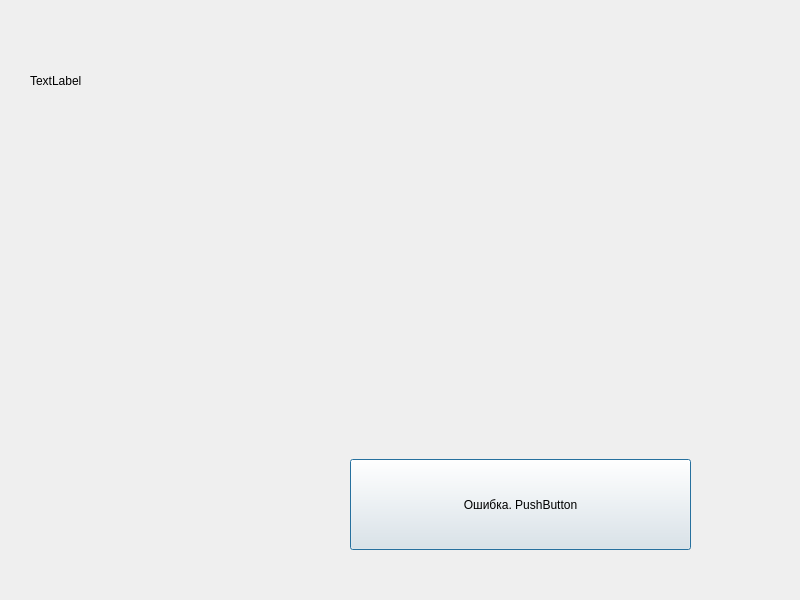
<?xml version="1.0" encoding="UTF-8"?>
<ui version="4.0">
 <class>Dialog</class>
 <widget class="QDialog" name="Dialog">
  <property name="geometry">
   <rect>
    <x>0</x>
    <y>0</y>
    <width>800</width>
    <height>600</height>
   </rect>
  </property>
  <property name="windowTitle">
   <string>Dialog</string>
  </property>
  <widget class="QLabel" name="label">
   <property name="geometry">
    <rect>
     <x>30</x>
     <y>40</y>
     <width>731</width>
     <height>81</height>
    </rect>
   </property>
   <property name="text">
    <string>TextLabel</string>
   </property>
  </widget>
  <widget class="QPushButton" name="pushButton">
   <property name="geometry">
    <rect>
     <x>350</x>
     <y>459</y>
     <width>341</width>
     <height>91</height>
    </rect>
   </property>
   <property name="text">
    <string>Ошибка. PushButton</string>
   </property>
  </widget>
 </widget>
 <resources/>
 <connections/>
</ui>
